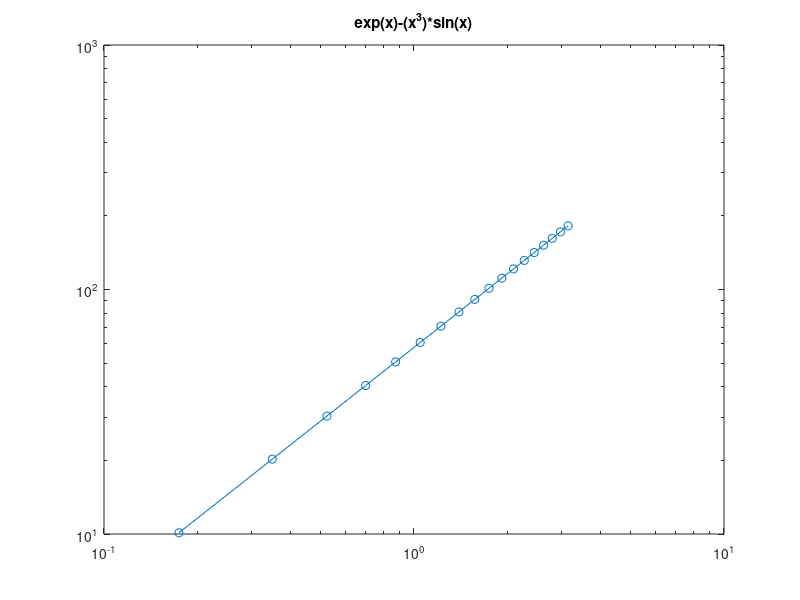

The MATLAB source for this figure: (Note: this script raises an error after producing the figure.)
%% r1 code referenced from Module 1
fx = @(x) exp(x)-(x.^3).*sin(x);
n = 19; %num of points
h = linspace(0,pi,n);
trapX = zeros(1,n);

X = fx(h);
for n = 1: n
   trapX(n) = trapz(h(n),X); 
end

figure;
loglog(h,trapX,'-o');
title('exp(x)-(x^3)*sin(x)');
%% r3 code taken from module 2
%g(x)
gx = @(x) exp((-x.^2)-1); 
%intersection
f1 = @(x) exp((-x.^2)-1)- x;
%f1 prime
f1p = @(x) (exp(x)).^(-x.^2 - 1)*(-(x.^(2) + 2*x*log(exp(x)) + 1)) - 1;

%intervals to use
xa1 = 0.1;
xa2 = 1;

%loop for first root
for n = 1:20

    %value of x for f(x)
    fx = f1(xa1);
    
    %value of x for f'(x)
    fpx = f1p(xa1);
    
    %find new xa1
    xa1 = xa1 - (fx/fpx);
    
end

ya1 = gx(xa1);

%print first root of a
disp("Estimate intersection: x=" + xa1 + " y=" + ya1);

%% r6
y0 = 1;

h = 0.5;

%functions

dy = @(t,y) y(t)*y(t)-t;

%RK4.m
tinit = [0,1];
[t3,y3] = RK4(dy,tinit,y0,h);

figure;
plot(t3,y3,'--b');

title('dy = y(t)*y(t)-t, h = 0.05');

